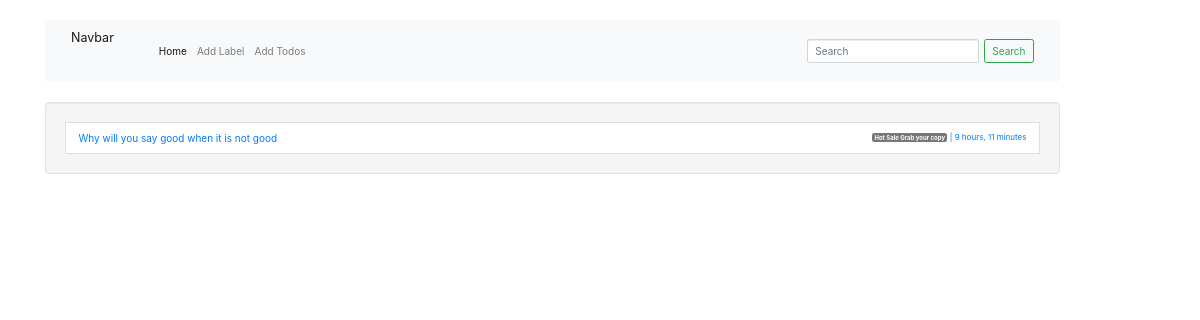
The app's page /, older data.
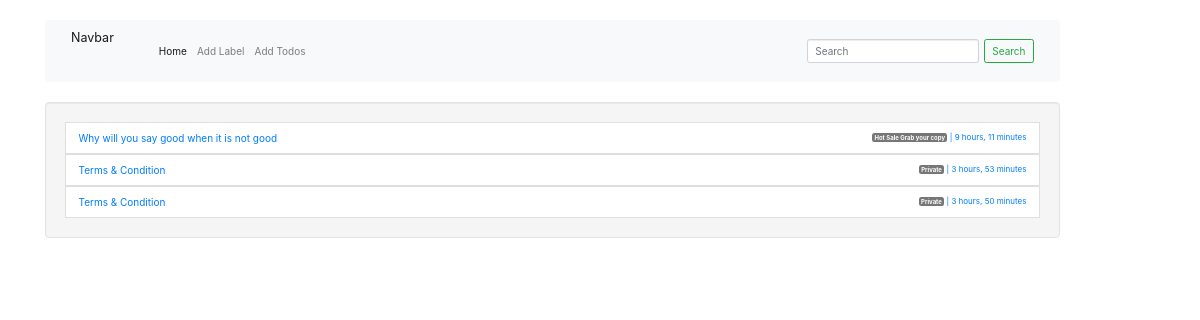
The same page, newer data.
### todos/models.py (models this page shows, shortened)
class Todo(models.Model):
    title = models.CharField(max_length=100)
    description = models.TextField()
    label = models.ForeignKey(Label, on_delete=models.CASCADE)
    created_on = models.DateTimeField(auto_now_add=True)
    updated_on = models.DateTimeField(auto_now=True)
    status = models.BooleanField(default=False)

class Label(models.Model):
    title = models.CharField(max_length=100)
    created_on = models.DateTimeField(auto_now_add=True)
    updated_on = models.DateTimeField(auto_now=True)
    status = models.BooleanField(default=1)
    def __str__(self):
        return self.title

### todos/views.py (the view)
# urls.py: path('', TodoListView.as_view(), name='todos-list'),
class TodoListView(ListView):
    model = Todo

### templates/todos/todo_list.html
{% extends 'base.html' %}
{% block contents %}
    {% if object_list %}
        <div class="well" style="max-height: 600px; overflow: auto;">
            <ul class="list-group checked-list-box">
                {% for todo in object_list %}
                  <a href="{% url 'todos-detail' todo.id %}" class="list-item">
                    <li class="list-group-item" data-checked="true">
                        {{todo.title}}
                        <small class="float-right"><span class="badge badge-default"> {{todo.label}} </span> <span>| {{todo.updated_on|timesince}}</small>
                    </li>
                    </a>
                {% endfor %}
            </ul>
        </div>
    {% else %}
        <h5>
            No <b>Todolist</b> Added Yet....
            <a href="{% url 'todos-create-label' %}"> Click me to Add </a>
            New Label to get Started
        </h5>
    {% endif %}
{% endblock contents %}

### templates/base.html (shortened to what this page needs)
{% load static %}
<link href="//netdna.bootstrapcdn.com/bootstrap/3.1.0/css/bootstrap.min.css" rel="stylesheet" id="bootstrap-css">
<link rel="stylesheet" href="https://stackpath.bootstrapcdn.com/bootstrap/4.5.0/css/bootstrap.min.css">
<link rel="stylesheet" href="{% static 'css/todos.html' %}" />
<div class="container" style="margin-top:20px;">
	<div class="row">
        <div class="col-xs-11">
            {% include 'nav.html' %}
            {% block contents %}
            {% endblock contents %}
        </div>
	</div>
</div>

### templates/nav.html (shortened to what this page needs)
<nav class="navbar navbar-expand-lg navbar-light bg-light">
  <a class="navbar-brand" href="#">Navbar</a>
  <div class="collapse navbar-collapse" id="navbarSupportedContent">
    <ul class="navbar-nav mr-auto">
      <li class="nav-item active">
        <a class="nav-link" href="#">Home <span class="sr-only">(current)</span></a>
      </li>
      <li class="nav-item"><a class="nav-link" href="#">Add Label</a></li>
      <li class="nav-item"><a class="nav-link" href="{% url 'todos-add' %}">Add Todos</a></li>
    </ul>
    <form class="form-inline my-2 my-lg-0">
      <input class="form-control mr-sm-2" type="search" placeholder="Search" aria-label="Search">
      <button class="btn btn-outline-success my-2 my-sm-0" type="submit">Search</button>
    </form>
  </div>
</nav>

Row changes from the older to the newer data that the page shows:
added Todo: title "Terms & Condition", label "Private", updated_on "3 hours, 53 minutes"
added Todo: title "Terms & Condition", label "Private", updated_on "3 hours, 50 minutes"
